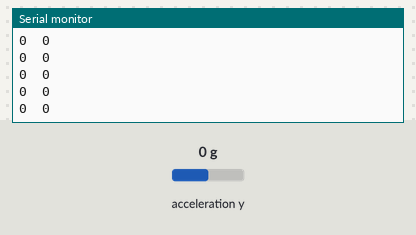
The sketch below on a simulated Arduino Uno, built with avr-gcc and run on an emulated ATmega328P. Parts: the last lines printed to the serial monitor. The test bench sets the inputs (shaded band); at power-on: acceleration y 0 g.

Above: at 1.2 s.
1.3 s: acceleration y set to -1.4 g
At 1.31 s:
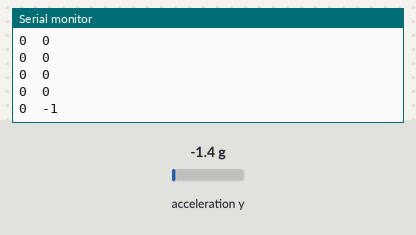
2.8 s: acceleration y set to -0.8 g
At 2.81 s:
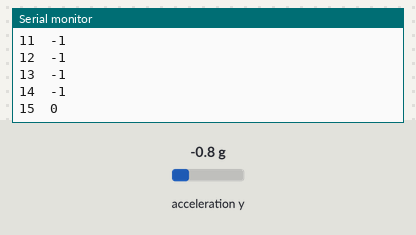
Timing chart, 0 to 5.8 s (numbered marks = the images above; inputs shaded):
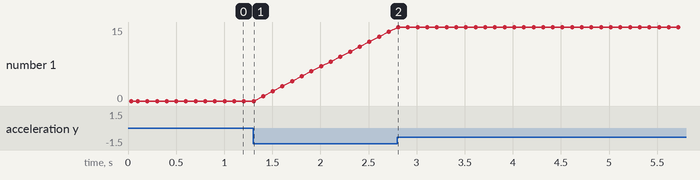

Measured:
- after the input at 1.3 s, the serial monitor: prints a new line at once (image 1)
- plotted number 1: 0 → 14 after the input at 1.3 s

The sketch:

orientation.ino
```cpp
#include <Wire.h>                 // Must include Wire library for I2C
#include "SparkFun_MMA8452Q.h"    //http://librarymanager/All#SparkFun_MMA8452Q

MMA8452Q accel;                   // create instance of the MMA8452 class

int Y;
int period(100);
int noise;

void setup() {


  Serial.begin(9600);
  Serial.println("MMA8452Q Basic Reading Code!");
  Wire.begin();

  if (accel.begin() == false) {
    Serial.println("Not Connected. Please check connections and read the hookup guide.");
    while (1);
  }
  accel.init(); // Default init: +/-2g and 800Hz ODR
}

//int Y = accel.getCalculatedY();

void loop() {
  // put your main code here, to run repeatedly:
  if (accel.available()) {
    noise = abs(noise - Y);
    Serial.print(noise);
    Serial.print('\t');
    Y = accel.getCalculatedY();
    Serial.print(Y);
    Serial.println();
    delay(period);
  }
}
```
